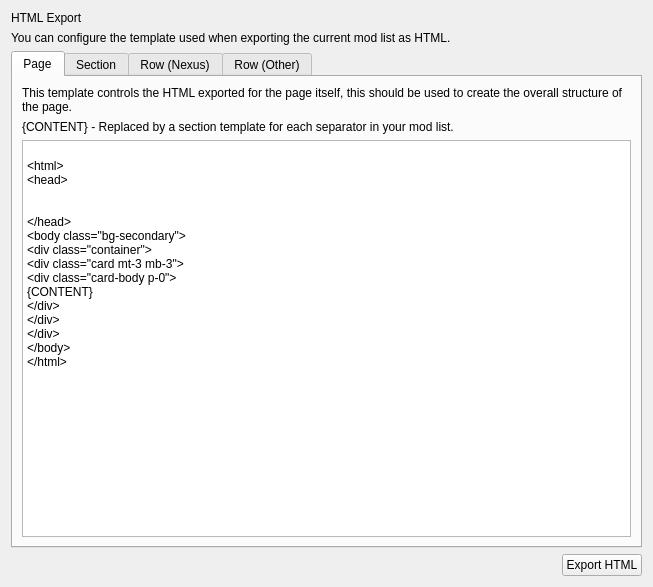
<?xml version="1.0" encoding="UTF-8"?>
<ui version="4.0">
 <class>Form</class>
 <widget class="QWidget" name="Form">
  <property name="geometry">
   <rect>
    <x>0</x>
    <y>0</y>
    <width>653</width>
    <height>587</height>
   </rect>
  </property>
  <property name="windowTitle">
   <string>Form</string>
  </property>
  <layout class="QVBoxLayout" name="verticalLayout">
   <item>
    <widget class="QWidget" name="widget" native="true">
     <layout class="QVBoxLayout" name="verticalLayout_2">
      <property name="leftMargin">
       <number>0</number>
      </property>
      <property name="topMargin">
       <number>0</number>
      </property>
      <property name="rightMargin">
       <number>0</number>
      </property>
      <property name="bottomMargin">
       <number>0</number>
      </property>
      <item>
       <widget class="QLabel" name="label">
        <property name="text">
         <string>HTML Export</string>
        </property>
       </widget>
      </item>
      <item>
       <widget class="QLabel" name="label_2">
        <property name="text">
         <string>You can configure the template used when exporting the current mod list as HTML.</string>
        </property>
       </widget>
      </item>
     </layout>
    </widget>
   </item>
   <item>
    <widget class="QTabWidget" name="htmlTemplateTabs">
     <property name="currentIndex">
      <number>0</number>
     </property>
     <widget class="QWidget" name="pageTemplateTab">
      <attribute name="title">
       <string>Page</string>
      </attribute>
      <layout class="QVBoxLayout" name="verticalLayout_3">
       <item>
        <widget class="QLabel" name="label_3">
         <property name="text">
          <string>This template controls the HTML exported for the page itself, this should be used to create the overall structure of the page.</string>
         </property>
         <property name="wordWrap">
          <bool>true</bool>
         </property>
        </widget>
       </item>
       <item>
        <widget class="QLabel" name="label_8">
         <property name="text">
          <string>{CONTENT} - Replaced by a section template for each separator in your mod list.</string>
         </property>
        </widget>
       </item>
       <item>
        <widget class="QPlainTextEdit" name="plainTextEdit">
         <property name="plainText">
          <string>&lt;!DOCTYPE html&gt;
&lt;html&gt;
&lt;head&gt;
&lt;link rel='stylesheet' href='https://cdn.jsdelivr.net/npm/bootstrap@5.3.2/dist/css/bootstrap.min.css'&gt;
&lt;script src='https://cdn.jsdelivr.net/npm/bootstrap@5.3.2/dist/js/bootstrap.bundle.min.js'&gt;&lt;/script&gt;
&lt;/head&gt;
&lt;body class='bg-secondary'&gt;
&lt;div class='container'&gt;
&lt;div class='card mt-3 mb-3'&gt;
&lt;div class='card-body p-0'&gt;
{CONTENT}
&lt;/div&gt;
&lt;/div&gt;
&lt;/div&gt;
&lt;/body&gt;
&lt;/html&gt;</string>
         </property>
        </widget>
       </item>
      </layout>
     </widget>
     <widget class="QWidget" name="sectionTab">
      <attribute name="title">
       <string>Section</string>
      </attribute>
      <layout class="QVBoxLayout" name="verticalLayout_4">
       <item>
        <widget class="QLabel" name="label_4">
         <property name="text">
          <string>This template controls the layout for each section of your list. It will be generated once for each separator in your mod list.</string>
         </property>
         <property name="wordWrap">
          <bool>true</bool>
         </property>
        </widget>
       </item>
       <item>
        <widget class="QLabel" name="label_7">
         <property name="text">
          <string>{TITLE} - Replaced by the name of the separator.</string>
         </property>
        </widget>
       </item>
       <item>
        <widget class="QLabel" name="label_9">
         <property name="text">
          <string>{MODS} - Replaced by a Row template for each mod underneath this separator.</string>
         </property>
        </widget>
       </item>
       <item>
        <widget class="QPlainTextEdit" name="plainTextEdit_2">
         <property name="plainText">
          <string>&lt;h2&gt;{TITLE}&lt;/h2&gt;
&lt;table class='table table-sm table-striped mb-0 pb-0'&gt;
&lt;thead&gt;
&lt;tr&gt;
&lt;th&gt;Mod&lt;/th&gt;
&lt;th&gt;Comments&lt;/th&gt;
&lt;/tr&gt;
&lt;/thead&gt;
&lt;tbody&gt;
{MODS}
&lt;/tbody&gt;
&lt;/table&gt;</string>
         </property>
        </widget>
       </item>
      </layout>
     </widget>
     <widget class="QWidget" name="nexusRowTab">
      <attribute name="title">
       <string>Row (Nexus)</string>
      </attribute>
      <layout class="QVBoxLayout" name="verticalLayout_5">
       <item>
        <widget class="QLabel" name="label_5">
         <property name="text">
          <string>This template controls the layout for each mod row in the list where the mod has a NexusId.</string>
         </property>
         <property name="wordWrap">
          <bool>true</bool>
         </property>
        </widget>
       </item>
       <item>
        <widget class="QLabel" name="label_10">
         <property name="text">
          <string>{NAME} - Replaced by the name of the mod.</string>
         </property>
        </widget>
       </item>
       <item>
        <widget class="QLabel" name="label_11">
         <property name="text">
          <string>{URL} - Replaced by the url to the NexusMods page for the mod.</string>
         </property>
        </widget>
       </item>
       <item>
        <widget class="QLabel" name="label_12">
         <property name="text">
          <string>{NOTES} - Replaced by the notes for the mod.</string>
         </property>
        </widget>
       </item>
       <item>
        <widget class="QLabel" name="label_13">
         <property name="text">
          <string>{COMMENTS} - Replaced by the comments for the mod.</string>
         </property>
        </widget>
       </item>
       <item>
        <widget class="QPlainTextEdit" name="plainTextEdit_3">
         <property name="plainText">
          <string>&lt;tr&gt;
&lt;td&gt;
&lt;a href='{URL}' target='_blank'&gt;{NAME}&lt;/a&gt;
&lt;/td&gt;
&lt;td&gt;
{COMMENTS}
&lt;/td&gt;
&lt;/tr&gt;</string>
         </property>
        </widget>
       </item>
      </layout>
     </widget>
     <widget class="QWidget" name="otherRowTab">
      <attribute name="title">
       <string>Row (Other)</string>
      </attribute>
      <layout class="QVBoxLayout" name="verticalLayout_6">
       <item>
        <widget class="QLabel" name="label_6">
         <property name="text">
          <string>This template controls the layout for each mod row in the list where the mod does not have a NexusId. The placeholders {NAME}, {NOTES} and {COMMENTS} are available.</string>
         </property>
         <property name="wordWrap">
          <bool>true</bool>
         </property>
        </widget>
       </item>
       <item>
        <widget class="QPlainTextEdit" name="plainTextEdit_4">
         <property name="plainText">
          <string>&lt;tr&gt;
&lt;td&gt;
{NAME}
&lt;/td&gt;
&lt;td&gt;
{COMMENTS}
&lt;/td&gt;
&lt;/tr&gt;</string>
         </property>
        </widget>
       </item>
      </layout>
     </widget>
    </widget>
   </item>
   <item>
    <widget class="QWidget" name="widget_2" native="true">
     <layout class="QHBoxLayout" name="horizontalLayout">
      <property name="leftMargin">
       <number>0</number>
      </property>
      <property name="topMargin">
       <number>0</number>
      </property>
      <property name="rightMargin">
       <number>0</number>
      </property>
      <property name="bottomMargin">
       <number>0</number>
      </property>
      <item>
       <spacer name="horizontalSpacer">
        <property name="orientation">
         <enum>Qt::Horizontal</enum>
        </property>
        <property name="sizeHint" stdset="0">
         <size>
          <width>40</width>
          <height>20</height>
         </size>
        </property>
       </spacer>
      </item>
      <item>
       <widget class="QPushButton" name="pushButton">
        <property name="sizePolicy">
         <sizepolicy hsizetype="Maximum" vsizetype="Fixed">
          <horstretch>0</horstretch>
          <verstretch>0</verstretch>
         </sizepolicy>
        </property>
        <property name="text">
         <string>Export HTML</string>
        </property>
       </widget>
      </item>
     </layout>
    </widget>
   </item>
  </layout>
 </widget>
 <resources/>
 <connections/>
</ui>
